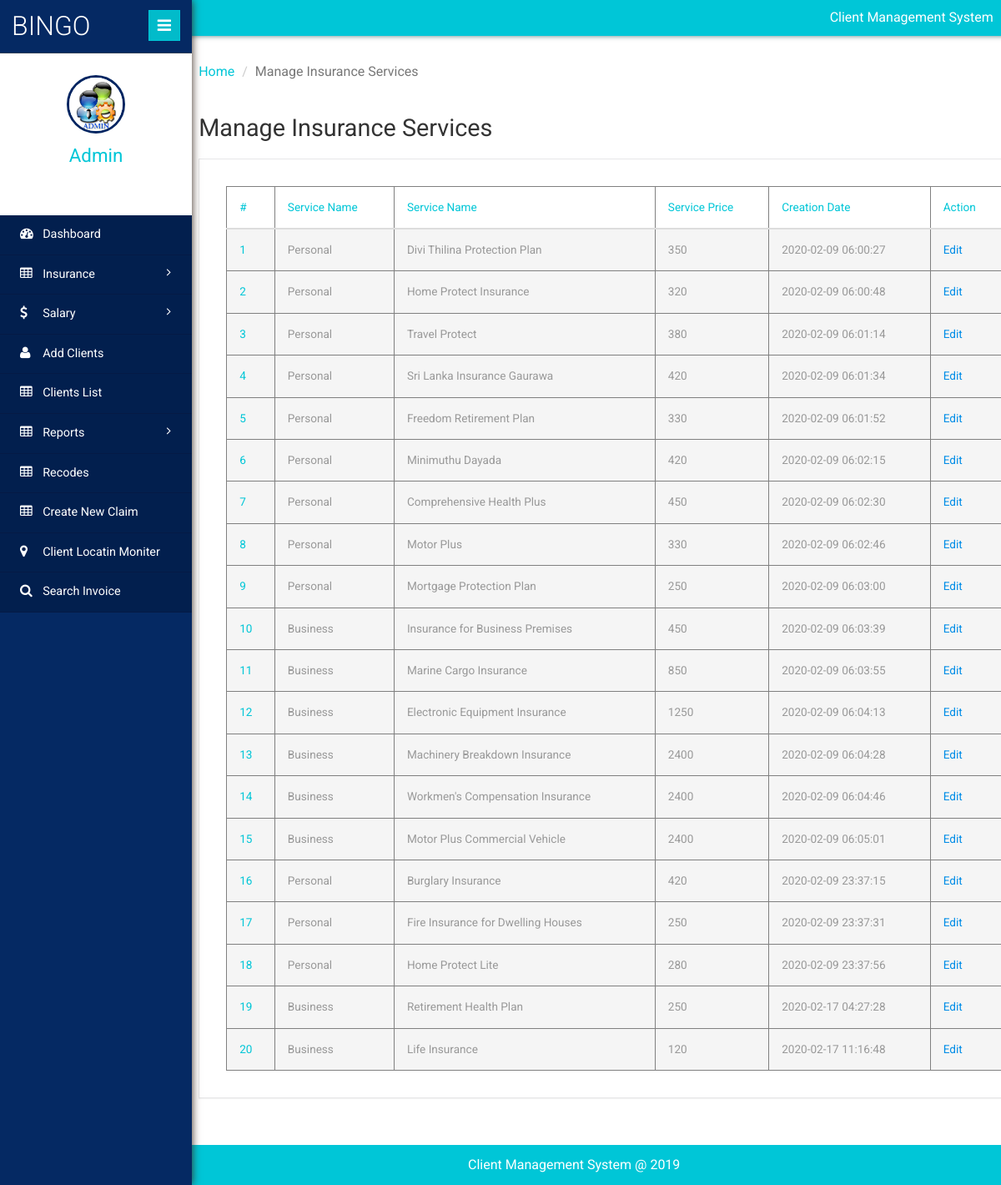
Screenshot of /admin/manage-services.php (signed in) with the database file from the repository.
### tables this page shows
CREATE TABLE IF NOT EXISTS `tblservices` (
  `ID` int NOT NULL AUTO_INCREMENT,
  `ServiceType` varchar(250) DEFAULT NULL,
  `ServiceName` varchar(200) DEFAULT NULL,
  `ServicePrice` varchar(200) DEFAULT NULL,
  `CreationDate` timestamp NULL DEFAULT CURRENT_TIMESTAMP,
  PRIMARY KEY (`ID`)
);

### admin/manage-services.php (the view, shortened to what this page needs)
<?php
include('includes/dbconnection.php');
if (strlen($_SESSION['clientmsaid']==0)) {
  header('location:logout.php');
  } else{
  	?>
<!DOCTYPE HTML>
<html>
<head>
	<link href="css/bootstrap.min.css" rel='stylesheet' type='text/css' />
	<link href="css/style.css" rel='stylesheet' type='text/css' />
	<link href="css/font-awesome.css" rel="stylesheet">
	<link rel="stylesheet" href="css/icon-font.min.css" type='text/css' />
</head>
<body>
	<div class="page-container">
		<div class="left-content">
			<div class="inner-content">
				<?php include_once('includes/header.php');?>
				<div class="outter-wp">
					<div class="sub-heard-part">
						<ol class="breadcrumb m-b-0">
							<li><a href="dashboard.php">Home</a></li>
							<li class="active">Manage Insurance Services</li>
						</ol>
					</div>
					<div class="graph-visual tables-main">
						<h3 class="inner-tittle two">Manage Insurance Services</h3>
						<div class="graph">
							<div class="tables">
								<table class="table" border="1"> <thead> <tr> <th>#</th>
									<th>Service Name</th>
									<th>Service Name</th>
									 <th>Service Price</th>
									 <th>Creation Date</th>
									 <th>Action</th>
									  </tr>
									   </thead>
									    <tbody>
									    	<?php
$sql="SELECT * from tblservices";
$query = $dbh -> prepare($sql);
$query->execute();
$results=$query->fetchAll(PDO::FETCH_OBJ);
$cnt=1;
if($query->rowCount() > 0)
{
foreach($results as $row)
{               ?>
									     <tr class="active">
										  <th scope="row"><?php echo htmlentities($cnt);?></th>
										  <td><?php  echo htmlentities($row->ServiceType);?></td>
									       <td><?php  echo htmlentities($row->ServiceName);?></td>
									        <td><?php  echo htmlentities($row->ServicePrice);?></td>
									         <td><?php  echo htmlentities($row->CreationDate);?></td>
									        <td><a href="edit-services-details.php?editid=<?php echo $row->ID;?>">Edit</a></td>
									     </tr>
									     <?php $cnt=$cnt+1;}} ?>
									     </tbody> </table>
							</div>
						</div>
					</div>
				</div>
				<?php include_once('includes/footer.php');?>
			</div>
		</div>
		<?php include_once('includes/sidebar.php');?>
	</div>
</body>
</html>
<?php }  ?>

### admin/includes/header.php (shortened to what this page needs)
<div class="header-section">
        <div class="top_menu">
          <div class="profile_details_left">
            <ul class="nofitications-dropdown">
              <p style="padding-top: 10px;color: white;text-align: center;">Client Management System</p>
            </ul>
          </div>
          <div class="clearfix"></div>
        </div>
      </div>

### admin/includes/footer.php
<footer>
           <p>Client Management System @ 2019</p>
       </footer>

### admin/includes/sidebar.php (shortened to what this page needs)
 <div class="sidebar-menu">
    <header class="logo">
        <a href="#" class="sidebar-icon"> <span class="fa fa-bars"></span> </a> <a href="dashboard.php"> <span id="logo"> <h1>BINGO</h1></span>
        </a>
    </header>
    <div class="down">
        <?php
$aid=$_SESSION['clientmsaid'];
$sql="SELECT AdminName from  tbladmin where ID=:aid";
$query = $dbh -> prepare($sql);
$query->bindParam(':aid',$aid,PDO::PARAM_STR);
$query->execute();
$results=$query->fetchAll(PDO::FETCH_OBJ);
$cnt=1;
if($query->rowCount() > 0)
{
foreach($results as $row)
{               ?>
        <a href="dashboard.php"><img src="images/images.jpg" height="70" width="70"></a>
        <a href="dashboard.php"><span class=" name-caret"><?php  echo $row->AdminName;?></span></a>
        <?php $cnt=$cnt+1;}} ?>
        <ul>
            <li><a class="tooltips" href="admin-profile.php"><span>Profile</span><i class="lnr lnr-user"></i></a></li>
            <li><a class="tooltips" href="change-password.php"><span>Settings</span><i class="lnr lnr-cog"></i></a></li>
            <li><a class="tooltips" href="logout.php"><span>Log out</span><i class="lnr lnr-power-switch"></i></a></li>
        </ul>
    </div>
    <div class="menu">
        <ul id="menu" >
            <li><a href="dashboard.php"><i class="fa fa-tachometer"></i> <span>Dashboard</span></a></li>
            <li id="menu-academico" ><a href="#"><i class="fa fa-table"></i> <span>Insurance</span> <span class="fa fa-angle-right" style="float: right"></span></a>
            </li>
            <li id="menu-academico" ><a href="#"><i class="fa fa-usd"></i> <span>Salary</span> <span class="fa fa-angle-right" style="float: right"></span></a>
            </li>
            <li><a href="add-client.php"><i class="fa fa-user"></i> <span>Add Clients</span></a></li>
            <li><a href="manage-client.php"><i class="fa fa-table"></i> <span>Clients List</span></a></li>
            <li id="menu-academico" ><a href="#"><i class="fa fa-table"></i> <span> Reports</span> <span class="fa fa-angle-right" style="float: right"></span></a>
            </li>
            <li><a href="services-details.php"><i class="fa fa-table"></i> <span>Recodes</span></a></li>
            <li><a href="add-claim.php"><i class="fa fa-table"></i> <span>Create New Claim</span></a></li>
            <li><a href="client-location.php"><i class="fa fa-map-marker"></i> <span>Client Locatin Moniter</span></a></li>
            <li><a href="search-invoices.php"><i class="fa fa-search"></i> <span>Search Invoice</span></a></li>
        </ul>
    </div>
</div>

### rows the page displays
tblservices: ServiceType "Personal", ServiceName "Divi Thilina Protection Plan", ServicePrice "350", CreationDate "2020-02-09 06:00:27"
tblservices: ServiceType "Personal", ServiceName "Home Protect Insurance", ServicePrice "320", CreationDate "2020-02-09 06:00:48"
tblservices: ServiceType "Personal", ServiceName "Travel Protect", ServicePrice "380", CreationDate "2020-02-09 06:01:14"
tblservices: ServiceType "Personal", ServiceName "Sri Lanka Insurance Gaurawa", ServicePrice "420", CreationDate "2020-02-09 06:01:34"
tblservices: ServiceType "Personal", ServiceName "Freedom Retirement Plan", ServicePrice "330", CreationDate "2020-02-09 06:01:52"
tblservices: ServiceType "Personal", ServiceName "Minimuthu Dayada", ServicePrice "420", CreationDate "2020-02-09 06:02:15"
tblservices: ServiceType "Personal", ServiceName "Comprehensive Health Plus", ServicePrice "450", CreationDate "2020-02-09 06:02:30"
tblservices: ServiceType "Personal", ServiceName "Motor Plus", ServicePrice "330", CreationDate "2020-02-09 06:02:46"
tblservices: ServiceType "Personal", ServiceName "Mortgage Protection Plan", ServicePrice "250", CreationDate "2020-02-09 06:03:00"
tblservices: ServiceType "Business", ServiceName "Insurance for Business Premises", ServicePrice "450", CreationDate "2020-02-09 06:03:39"
tblservices: ServiceType "Business", ServiceName "Marine Cargo Insurance", ServicePrice "850", CreationDate "2020-02-09 06:03:55"
tblservices: ServiceType "Business", ServiceName "Electronic Equipment Insurance", ServicePrice "1250", CreationDate "2020-02-09 06:04:13"
tblservices: ServiceType "Business", ServiceName "Machinery Breakdown Insurance", ServicePrice "2400", CreationDate "2020-02-09 06:04:28"
tblservices: ServiceType "Business", ServiceName "Workmen's Compensation Insurance", ServicePrice "2400", CreationDate "2020-02-09 06:04:46"
tblservices: ServiceType "Business", ServiceName "Motor Plus Commercial Vehicle", ServicePrice "2400", CreationDate "2020-02-09 06:05:01"
tblservices: ServiceType "Personal", ServiceName "Burglary Insurance", ServicePrice "420", CreationDate "2020-02-09 23:37:15"
tblservices: ServiceType "Personal", ServiceName "Fire Insurance for Dwelling Houses", ServicePrice "250", CreationDate "2020-02-09 23:37:31"
tblservices: ServiceType "Personal", ServiceName "Home Protect Lite", ServicePrice "280", CreationDate "2020-02-09 23:37:56"
tblservices: ServiceType "Business", ServiceName "Retirement Health Plan", ServicePrice "250", CreationDate "2020-02-17 04:27:28"
tblservices: ServiceType "Business", ServiceName "Life Insurance", ServicePrice "120", CreationDate "2020-02-17 11:16:48"

### other values shown
$row->AdminName "Admin"
